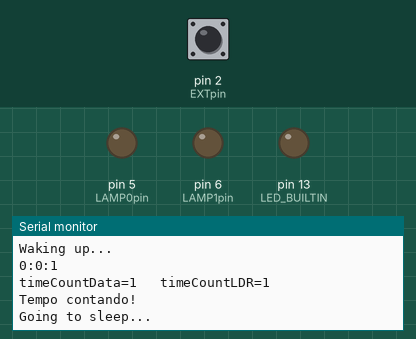
A sketch run on a simulated Arduino Nano, built with avr-gcc and run on an emulated ATmega328P. On the bench: output pins drawn as LEDs (lit = HIGH), the last lines printed to the serial monitor. The test bench sets the inputs (shaded band); at power-on: pin 2 (EXTpin) HIGH. Sleep ends after the set time or at an interrupt.

Above: at 1.2 s.
1.3 s: pin 2 (EXTpin) driven LOW
At 2.2 s:
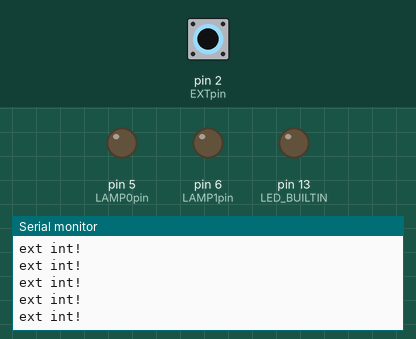
3.2 s: pin 2 (EXTpin) pulsed HIGH 2 times (0.12 s each, 0.3 s apart)
6.8 s: pin 2 (EXTpin) driven HIGH
At 8.0 s:
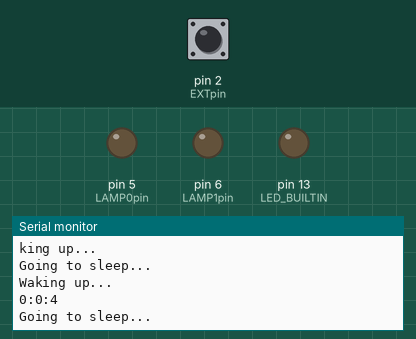
Timing chart, 0 to 9.8 s (numbered marks = the images above; inputs shaded):
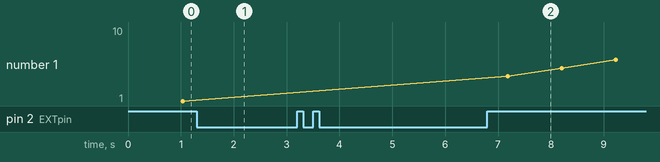

Measured:
- after the input at 1.3 s, the serial monitor: prints a new line at once (image 1)
- after the input at 6.8 s, the serial monitor: prints a new line after 0.07 s (image 2)
- plotted number 1: 1 → 10 after the input at 6.8 s

The sketch:

mainTest.ino
```cpp
#include "header.h"

volatile byte FSM_wake = 0;

void setup() {
    Serial.begin(9600);
    pinMode(LED_BUILTIN, OUTPUT);
    pinMode(EXTpin,INPUT);
    pinMode(LAMP0pin,OUTPUT);
    pinMode(LAMP1pin,OUTPUT);

    noInterrupts();
//Setting External Interrupt INT0 - D2
//If D3 is used, chage bits to ISC11 and ISC10 =0
    EICRA &= ~((1<<ISC11) | (1<<ISC10) | (1<<ISC01) | (1<<ISC00));
    EIMSK |= 1 << INT0;

//Configurando Watchdog. Para zerar, usar &. Para setar, usar |
    /* Clear the reset flag. */
    MCUSR   &=  ~(1<<WDRF);
    WDTCSR  |=  (1 << WDCE) | (1<<WDE);
    WDTCSR  =   (0 << WDE) |(0 << WDP3) | (1 << WDP2) | (1 << WDP1) | (0 << WDP0);
    WDTCSR  |=  (1 << WDIE);
    interrupts();

//Teste
    contexto[0].setPlanta("alface");
    contexto[0].setLampada(0);
    contexto[0].setTempoPlanta(3);
    contexto[0].setLampStats(false);
}

void loop() {
    static unsigned long utc = 1493769600;
    static byte FSM_sec = 0;
    static bool podeContarTempo = false;
    float LDRVoltage;
    float ThrVoltage = 2.0;
    static byte timeCountData;
    static byte timeCountLDR;
    tm localTime;
    tm horarioInicial;

    /*How was uC woken? Ext int or WDT?*/
    switch(FSM_wake){
        case SEC_INCR:
            utc++;
            utcToTime(&localTime, &utc);
            FSM_wake &= ~(1 << SEC_INCR_bit);
            Serial.print(localTime.hora);Serial.print(":");Serial.print(localTime.minu);
            Serial.print(":");Serial.println(localTime.seg);

            /*Increment timeCountData and timeCountLDR. Both in mins*/
            if (localTime.seg == 1){
                timeCountData++;
                timeCountLDR++;
                Serial.print("timeCountData=");Serial.print(timeCountData);
                Serial.print("\t timeCountLDR=");Serial.println(timeCountLDR);
            }

            /*Turn on timeCountData and timeCountLDR*/
            if(timeCountData-1 >= UPDT_RATE){
                FSM_sec |= (1 << UPDT_DATA_bit);
                timeCountData = 1;
                Serial.println("Atualizacao dados!");
            }else if(timeCountLDR-1 >= UPDT_LDR){
                FSM_sec |= (1 << UPDT_LDR_bit);
                timeCountLDR = 1;
                Serial.println("Atualizacao LDR!");
            }else if(timeCountLDR-1 >= UPDT_LDR && timeCountData-1 >= UPDT_RATE){
                FSM_sec |= (1 << UPDT_DATA_bit);
                FSM_sec |= (1 << UPDT_LDR_bit);
                timeCountLDR = 1;
                timeCountData = 1;
                Serial.println("Atualizacao de tudOOO!");
            }

            if(localTime.hora == 0 && localTime.minu == 0 && localTime.seg == 3){podeContarTempo = false;}

            switch(FSM_sec){
                case SEC_INCR_AND_UPDT_DATA_AND_LDR:
                /*
                 * Fall through. First updates data,
                 * on the next interrupt, 1 sec later,
                 * the FSM_sec still wont have a 0 on
                 * the UPDT_LDR_bit, so it will
                 * update the LDR!
                 */
                case SEC_INCR_AND_UPDT_DATA:
                /*
                 * Call utc to time func
                 * Update data
                 */
                    FSM_sec &= ~(1 << UPDT_DATA_bit);

                    //Updates lightbulb status
                    if(podeContarTempo == true){
                        for (int i = 0; i < 2; ++i)
                        {
                            int tempoPercorrido = (localTime.minu) - (horarioInicial.minu);
                            int tempoIdeal = contexto[i].getTempoPlanta();
                            contexto[i].setLampStats(acendeLampada(&tempoPercorrido, &tempoIdeal, &LDRVoltage, &ThrVoltage));
                        }
                    }
                break;
                case SEC_INCR_AND_UPDT_LDR:
                    Serial.println("FSM att ldr");
                    FSM_sec &= ~(1 << UPDT_LDR_bit);
                    LDRVoltage = analogRead(LDRPin)*(5.0/1023.0);

                    Serial.println(LDRVoltage);

                    //Updates lightbulb status
                    if(podeContarTempo == true){
                        for (int i = 0; i < 2; ++i)
                        {
                            int tempoPercorrido = (localTime.minu) - (horarioInicial.minu);
                            int tempoIdeal = contexto[i].getTempoPlanta();
                            contexto[i].setLampStats(acendeLampada(&tempoPercorrido, &tempoIdeal, &LDRVoltage, &ThrVoltage));
                            Serial.print("A lamp ");Serial.print(i);Serial.print(" esta ");
                            Serial.println(contexto[i].getLampStats(), DEC);
                        }
                    }
                break;
                default:
                break;
            }

            //Updates daily initial time
            //UNCOMENT
            if (podeContarTempo == false && (LDRVoltage <= ThrVoltage || (localTime.minu == 0 && localTime.seg > 9) ) ){
                podeContarTempo = true;
                utcToTime(&horarioInicial, &utc);
                Serial.println("Tempo contando!\t");
            }

        break;
        case BUT_PRESS_AND_SEC_INC:
            utc++;
            FSM_wake &= ~(1 << SEC_INCR_bit);
        case BUT_PRESS:
            //Clear bit
            //Turn on backlight & set bit
            //Send data foward
            FSM_wake &= ~(1 << BUT_PRESS_bit);

        break;
        default:
            PowerDown();
        break;
        PowerDown();
    };
}
```

functions.ino
```cpp
/*
 * Functions: ISR WDT, ISR extINT, LDRVoltageUpdt, PowerDown, utcToSeg
*/

ISR(INT0_vect){
    FSM_wake |= (1 << BUT_PRESS_bit);
    Serial.println("ext int!");
    }

ISR(WDT_vect){
    FSM_wake |= (1 << SEC_INCR_bit);
  }

bool acendeLampada(int* tempoPercorrido, int* tempoIdeal, float* LDRVoltage, float*ThrVoltage){
	bool retorno;

	if((*tempoPercorrido <= *tempoIdeal) && (*LDRVoltage > *ThrVoltage)){
		retorno = true;
	} else {
		retorno = false;
	}
	return retorno;
}

/*
 * Update LDR input voltage
 */
void LDRVoltageUpdt(float* LDRVoltage){
	*LDRVoltage = 5.0*analogRead(LDRPin)/1023.0;
}

/*
 * Enable pullup on unused pins
 */
void PowerDown(){
    Serial.println("Going to sleep...");
    Serial.end();
    /*
     * Power Reduction Register
     * Disable I2C, Timer 2, Timer 1, SPI, USART and ADC
     * See how to reinitialize USART
     */
    noInterrupts();
    PRR = (1 << PRTWI0) | (1 << PRTIM2) | (1 << PRTIM1) | (1 << PRTIM0) | (1 << PRSPI0) | (0 << PRUSART0) | (1 << PRADC);
    interrupts();
    /*
     * Sleep Mode Control Register
     * Set Power Down Mode
     * SE = Sleep Enable
     * After wake up, program re-starts after __asm__
     */
    SMCR = (0 << SM2) | (1 << SM1) | (0 << SM0);
    SMCR |= 1 << SE;
    __asm__ __volatile__ ( "sleep" "\n\t" :: );
    SMCR &= ~(1 << SE);
    noInterrupts();
    PRR &= ~0x01;
    interrupts();
    Serial.begin(9600);
    Serial.println("\nWaking up...");
    }

    //(*localTime).ano é igual a localTime->ano
//31557600=365.25 dias no ano.  31536000=365*24*3600.    31622400=366*24*3600

void utcToTime(tm *localTime, unsigned long* utc){

    unsigned long segUtc;
    unsigned long anoTemp;
    unsigned int diaDoAno;        //Bit 15 é 0 se ano n for bissexto, 1 se ano for bissexto
    byte anoBissexto = 0;
    byte anoNoOffset;
    byte diaDoMes;
    byte mesTeste;
    byte hora;
    byte minu;
    byte seg;
    static const unsigned int diasDesde1Jan[2][13]=
        {
            {0,31,59,90,120,151,181,212,243,273,304,334,365},
            {0,31,60,91,121,152,182,213,244,274,305,335,366}
        };

    //Vendo se o ano é bissexto e dividindo pelo tempo certo.
    //Se a divisão do ano por 4 n for 0, ano não é bissexto
    //Bit 15 é 0 se ano n for bissexto, 1 se ano for bissexto
    anoNoOffset = (*utc / 31557600);

    for(anoTemp = 1970; anoTemp <= (anoNoOffset+1970); anoTemp++){
        if((anoTemp % 4) == 0){
            anoBissexto++;
        }
    }

    if( ((anoNoOffset+1970) % 4) != 0){

        anoNoOffset = (*utc / 31536000);
        segUtc = *utc % 31536000;
        diaDoAno = (segUtc / 86400) - anoBissexto;
        diaDoAno &= ~(1<<15);

    } else {

        anoNoOffset = (*utc / 31622400);
        segUtc = *utc % 31622400;
        diaDoAno = (segUtc / 86400) - anoBissexto;
        diaDoAno |= (1<<15);

    }

    //Calculando dia do ano, mês e dia do mês

    for(mesTeste = 1 ; mesTeste < 13 ; mesTeste++){
        if(diaDoAno < diasDesde1Jan[bitRead(diaDoAno,15)][mesTeste]){
            diaDoMes = (diaDoAno & ~(1<<15)) - diasDesde1Jan[bitRead(diaDoAno,15)][mesTeste - 1] + 1;
            break;
        }
    }

    segUtc %= 86400;                       //De segundos para dias
    hora = segUtc / 3600;
    segUtc %= 3600;                        //De dias para horas
    minu = segUtc / 60;
    segUtc %= 60;                          //De horas para minutos

    localTime->ano = anoNoOffset - 30;  //Últimos dois dígitos, considerando os primeiros como
    localTime->mes = mesTeste;
    localTime->diaDoAno = diaDoAno & ~(1<<15);
    localTime->diaDoMes = diaDoMes;
    localTime->hora = hora;
    localTime->minu = minu;
    localTime->seg = segUtc;
}
```

header.h
```cpp
#ifndef HEADER_H
#define HEADER_H

#define LDRPin A6
#define EXTpin 2
#define LAMP0pin 5
#define LAMP1pin 6

#define SEC_INCR_bit 0
#define BUT_PRESS_bit 1
#define UPDT_DATA_bit 0
#define UPDT_LDR_bit 1
#define KEEP_LCD_bit 2

#define BUT_PRESS_AND_SEC_INC B11
#define BUT_PRESS B10
#define SEC_INCR 1
#define SEC_INCR_AND_UPDT_DATA B1
#define SEC_INCR_AND_UPDT_LDR B10
#define SEC_INCR_AND_UPDT_DATA_AND_LDR B11
#define UPDT_RATE 2
#define UPDT_LDR 1
#define KEEP_LCD 30

#define PRTWI0 7
#define PRTIM2 6
#define PRTIM0 5
#define PRTIM1 3
#define PRSPI0 2
#define PRUSART0 1
#define PRADC 0
#define WDP3 5
#define WDP2 2
#define WDP1 1
#define WDP0 0

//#define CA22 2
//#define CA21 1
//#define CA20 0

//#define OCIEA 1

typedef struct {
    byte seg;
    byte minu;
    byte hora;
    byte dia;   //Dia da semana
    byte diaDoMes;
    unsigned int diaDoAno;
    byte mes;
    byte ano;   //overflow em 2038
    }   tm;

class Planta{
protected:
	String namePlant;
	int tempo_ideal;
};

class Lampada{
protected:
	int codigoLamp;
	bool isAceso;
};

class Contexto: public Lampada, public Planta{
private:
//    tm tempoPercorrido;
public:
	Contexto();//construtor default
    void setTempoPlanta(int);
//    void setTempoPercorrido();
	void setPlanta(String);
	void setLampada(int);
    void setLampStats(bool);

//    tm getTempoPercorrido();
    	int getTempoPlanta();
	int getLampada();	//numero da lampada
	bool getLampStats();
	String getPlanta();	//retorna so o nome da strcut da planta
} contexto[2];

#endif
```

methods.ino
```cpp
//Methods to Contexto e Controle
#include "header.h"

using namespace std;
Contexto::Contexto(){
    codigoLamp = tempo_ideal = 0;
    isAceso = false;
    namePlant = "";
};
void Contexto::setPlanta(String recebido){
	namePlant = recebido;
};
void Contexto::setLampada(int recebido){
    switch(recebido){
        case 0:
            codigoLamp = LAMP0pin;
        break;
        case 1:
            codigoLamp = LAMP1pin;
        break;
    }
};
void Contexto::setLampStats(bool recebido){
    isAceso = recebido;
    digitalWrite(codigoLamp,recebido);
};
void Contexto::setTempoPlanta(int recebido){
    tempo_ideal = recebido;
};
int Contexto::getTempoPlanta(){
    return(tempo_ideal);
};
int Contexto::getLampada(){
	return(codigoLamp);
};
String Contexto::getPlanta(){
	return(namePlant);
};
bool Contexto::getLampStats(){
	return(isAceso);
};
```
